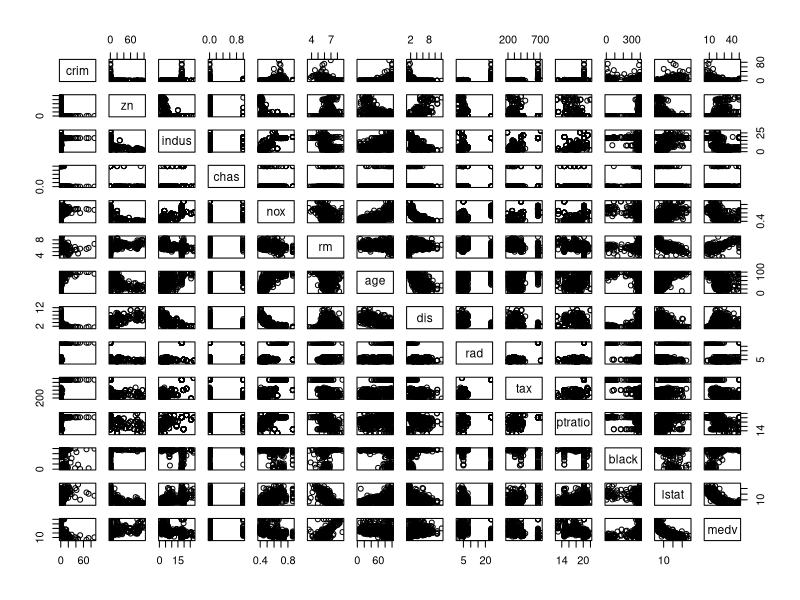
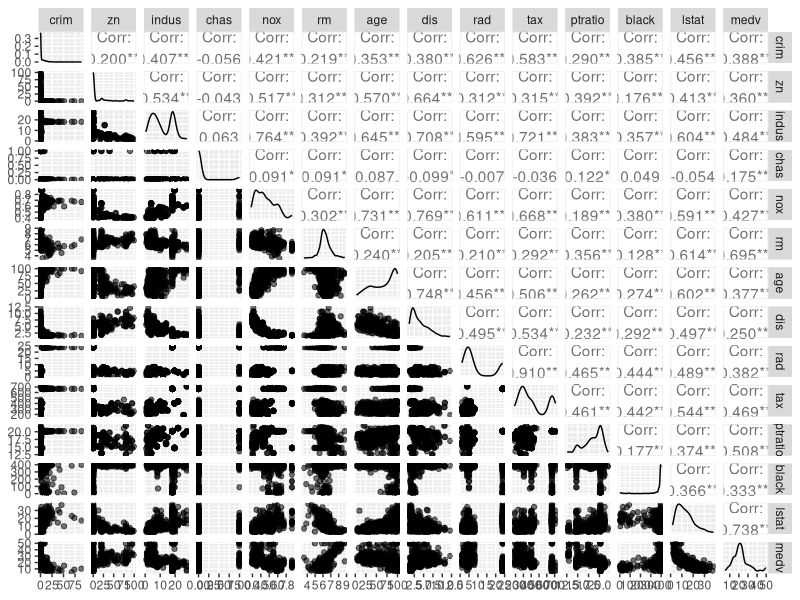
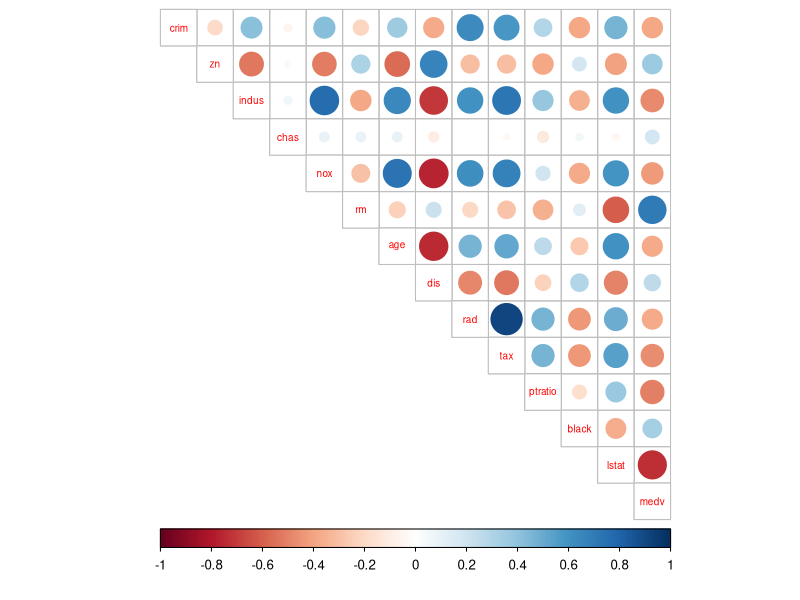
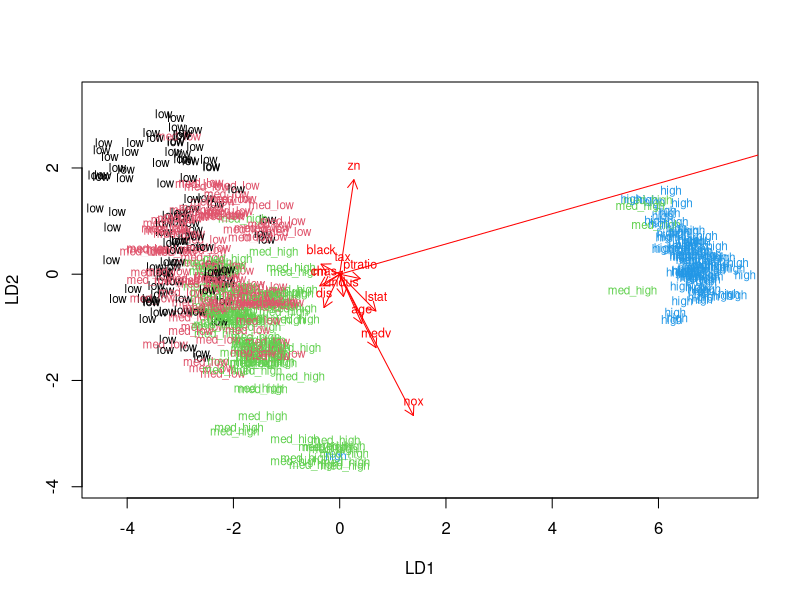

Write R code to recreate these figures, in order.
## ---- chunk 1
library(tidyr)
library(ggplot2)
library(corrplot)
library(GGally)
## ---- chunk 2
library(MASS)
data("Boston")
str(Boston)
summary(Boston)
## ---- chunk 3
pairs(Boston)
## ---- chunk 4
p <- ggpairs(Boston, mapping = aes(alpha = 0.3), lower = list(combo = wrap("facethist", bins = 20)))
p
## ---- chunk 5
cor_matrix<-cor(Boston) %>% round(digit=2)

cor_matrix %>% round(cor_matrix)

corrplot(cor_matrix, method="circle", type = "upper", cl.pos = "b", tl.pos = "d", tl.cex = 0.6)
## ---- chunk 6
boston_scaled <- scale(Boston)
summary(boston_scaled)
class(boston_scaled)
boston_scaled <- as.data.frame(boston_scaled)
## ---- chunk 7
bins <- quantile(boston_scaled$crim)
bins
## ---- chunk 8
crime <- cut(boston_scaled$crim, breaks = bins, include.lowest = TRUE, c(label = "low", "med_low", "med_high", "high"))
table(crime)
## ---- chunk 9
boston_scaled <- dplyr::select(boston_scaled, -crim)
## ---- chunk 10
boston_scaled <- data.frame(boston_scaled, crime)
## ---- chunk 11
n <- nrow(boston_scaled)
ind <- sample(n,  size = n * 0.8)
train <- boston_scaled[ind,]
test <- boston_scaled[-ind,]
correct_classes <- test$crime
test <- dplyr::select(test, -crime)
## ---- chunk 12
lda.fit <- lda(crime ~ ., data = train)
lda.fit
## ---- chunk 13
classes <- as.numeric(train$crime)
## ---- chunk 14
lda.arrows <- function(x, myscale = 1, arrow_heads = 0.1, color = "red", tex = 0.75, choices = c(1,2)){
  heads <- coef(x)
  arrows(x0 = 0, y0 = 0, 
         x1 = myscale * heads[,choices[1]], 
         y1 = myscale * heads[,choices[2]], col=color, length = arrow_heads)
  text(myscale * heads[,choices], labels = row.names(heads), 
       cex = tex, col=color, pos=3)
}

plot(lda.fit, dimen = 2, col = classes, pch = classes)
lda.arrows(lda.fit, myscale = 3)
## ---- chunk 15
lda.pred <- predict(lda.fit, newdata = test)
## ---- chunk 16
table(correct = correct_classes, predicted = lda.pred$class)
